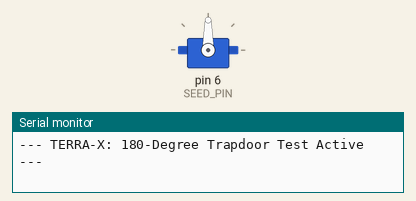
Recording of a sketch running on a simulated Arduino Uno, built with avr-gcc and run on an emulated ATmega328P. On the bench: servo, the last lines printed to the serial monitor.

Above: at 0.05 s.
At 4.3 s:
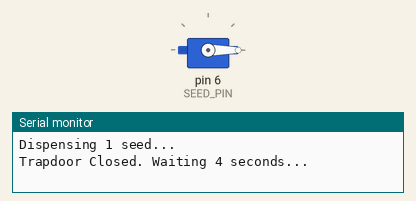
Timing chart, 0 to 5.6 s (numbered marks = the images above):
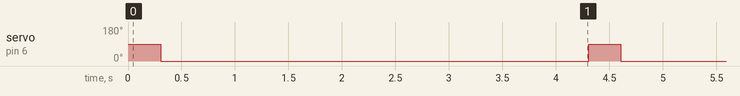

Measured:
- by itself, servo on pin 6 (SEED_PIN): alternates 90° for 0.30 s and 0° for 4.0 s

The sketch:

seedgateservo.ino.uf2.ino
```cpp
#include <Servo.h>

const int SEED_PIN = 6;
Servo seedServo;

// Define your specific open and closed angles in degrees
const int GATE_CLOSED = 0;   // Angle where trapdoor blocks funnel
const int GATE_OPEN   = 90;  // Angle where trapdoor opens funnel

void setup() {
  Serial.begin(9600);
  seedServo.attach(SEED_PIN);

  // Set initial position to CLOSED on startup
  seedServo.write(GATE_CLOSED);

  Serial.println("--- TERRA-X: 180-Degree Trapdoor Test Active ---");
}

void loop() {
  Serial.println("Dispensing 1 seed...");

  // 1. Open the trapdoor
  seedServo.write(GATE_OPEN);
  delay(300); // Keep open briefly (adjust this time if seeds drop too fast/slow)

  // 2. Close the trapdoor immediately
  seedServo.write(GATE_CLOSED);

  Serial.println("Trapdoor Closed. Waiting 4 seconds...");
  delay(4000); // Wait 4 seconds before repeating test
}
```
